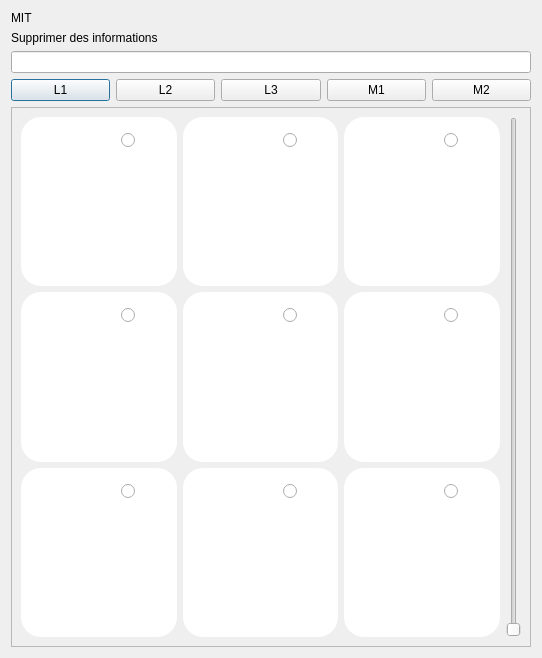
<?xml version="1.0" encoding="UTF-8"?>
<ui version="4.0">
 <class>Dialog</class>
 <widget class="QDialog" name="Dialog">
  <property name="geometry">
   <rect>
    <x>0</x>
    <y>0</y>
    <width>542</width>
    <height>658</height>
   </rect>
  </property>
  <property name="windowTitle">
   <string>Dialog</string>
  </property>
  <layout class="QHBoxLayout" name="horizontalLayout_2">
   <item>
    <layout class="QVBoxLayout" name="verticalLayout_2">
     <item>
      <widget class="QLabel" name="label_2">
       <property name="text">
        <string>MIT</string>
       </property>
      </widget>
     </item>
     <item>
      <widget class="QLabel" name="label">
       <property name="text">
        <string>Supprimer des informations</string>
       </property>
      </widget>
     </item>
     <item>
      <widget class="QLineEdit" name="lineEdit">
       <property name="styleSheet">
        <string notr="true">color: rgb(0, 0, 0);
</string>
       </property>
       <property name="text">
        <string/>
       </property>
      </widget>
     </item>
     <item>
      <layout class="QVBoxLayout" name="verticalLayout">
       <item>
        <layout class="QHBoxLayout" name="horizontalLayout">
         <item>
          <widget class="QPushButton" name="pushButton_5">
           <property name="text">
            <string>L1</string>
           </property>
          </widget>
         </item>
         <item>
          <widget class="QPushButton" name="pushButton">
           <property name="text">
            <string>L2</string>
           </property>
          </widget>
         </item>
         <item>
          <widget class="QPushButton" name="pushButton_2">
           <property name="text">
            <string>L3</string>
           </property>
          </widget>
         </item>
         <item>
          <widget class="QPushButton" name="pushButton_3">
           <property name="text">
            <string>M1</string>
           </property>
          </widget>
         </item>
         <item>
          <widget class="QPushButton" name="pushButton_4">
           <property name="text">
            <string>M2</string>
           </property>
          </widget>
         </item>
        </layout>
       </item>
       <item>
        <widget class="QScrollArea" name="scrollArea">
         <property name="widgetResizable">
          <bool>true</bool>
         </property>
         <widget class="QWidget" name="scrollAreaWidgetContents">
          <property name="geometry">
           <rect>
            <x>0</x>
            <y>0</y>
            <width>518</width>
            <height>514</height>
           </rect>
          </property>
          <layout class="QVBoxLayout" name="verticalLayout_3">
           <item>
            <layout class="QHBoxLayout" name="horizontalLayout_3">
             <item>
              <layout class="QGridLayout" name="gridLayout">
               <item row="2" column="2">
                <widget class="QWidget" name="widget_8" native="true">
                 <property name="styleSheet">
                  <string notr="true">background-color: rgb(255, 255, 255);
border-radius:20px;
</string>
                 </property>
                 <widget class="QRadioButton" name="radioButton_9">
                  <property name="geometry">
                   <rect>
                    <x>100</x>
                    <y>10</y>
                    <width>16</width>
                    <height>26</height>
                   </rect>
                  </property>
                  <property name="text">
                   <string/>
                  </property>
                 </widget>
                </widget>
               </item>
               <item row="1" column="1">
                <widget class="QWidget" name="widget_5" native="true">
                 <property name="styleSheet">
                  <string notr="true">background-color: rgb(255, 255, 255);
border-radius:20px;
</string>
                 </property>
                 <widget class="QRadioButton" name="radioButton_2">
                  <property name="geometry">
                   <rect>
                    <x>100</x>
                    <y>10</y>
                    <width>16</width>
                    <height>26</height>
                   </rect>
                  </property>
                  <property name="text">
                   <string/>
                  </property>
                 </widget>
                </widget>
               </item>
               <item row="0" column="1">
                <widget class="QWidget" name="widget_2" native="true">
                 <property name="styleSheet">
                  <string notr="true">background-color: rgb(255, 255, 255);
border-radius:20px;
</string>
                 </property>
                 <widget class="QRadioButton" name="radioButton_3">
                  <property name="geometry">
                   <rect>
                    <x>100</x>
                    <y>10</y>
                    <width>16</width>
                    <height>26</height>
                   </rect>
                  </property>
                  <property name="text">
                   <string/>
                  </property>
                 </widget>
                </widget>
               </item>
               <item row="0" column="2">
                <widget class="QWidget" name="widget_3" native="true">
                 <property name="styleSheet">
                  <string notr="true">background-color: rgb(255, 255, 255);
border-radius:20px;
</string>
                 </property>
                 <widget class="QRadioButton" name="radioButton_4">
                  <property name="geometry">
                   <rect>
                    <x>100</x>
                    <y>10</y>
                    <width>16</width>
                    <height>26</height>
                   </rect>
                  </property>
                  <property name="text">
                   <string/>
                  </property>
                 </widget>
                </widget>
               </item>
               <item row="0" column="0">
                <widget class="QWidget" name="widget" native="true">
                 <property name="styleSheet">
                  <string notr="true">background-color: rgb(255, 255, 255);
border-radius:20px;


</string>
                 </property>
                 <widget class="QRadioButton" name="radioButton">
                  <property name="geometry">
                   <rect>
                    <x>100</x>
                    <y>10</y>
                    <width>16</width>
                    <height>26</height>
                   </rect>
                  </property>
                  <property name="text">
                   <string/>
                  </property>
                 </widget>
                </widget>
               </item>
               <item row="2" column="1">
                <widget class="QWidget" name="widget_6" native="true">
                 <property name="styleSheet">
                  <string notr="true">background-color: rgb(255, 255, 255);
border-radius:20px;
</string>
                 </property>
                 <widget class="QRadioButton" name="radioButton_6">
                  <property name="geometry">
                   <rect>
                    <x>100</x>
                    <y>10</y>
                    <width>16</width>
                    <height>26</height>
                   </rect>
                  </property>
                  <property name="text">
                   <string/>
                  </property>
                 </widget>
                </widget>
               </item>
               <item row="1" column="0">
                <widget class="QWidget" name="widget_9" native="true">
                 <property name="styleSheet">
                  <string notr="true">background-color: rgb(255, 255, 255);
border-radius:20px;
</string>
                 </property>
                 <widget class="QRadioButton" name="radioButton_8">
                  <property name="geometry">
                   <rect>
                    <x>100</x>
                    <y>10</y>
                    <width>16</width>
                    <height>26</height>
                   </rect>
                  </property>
                  <property name="text">
                   <string/>
                  </property>
                 </widget>
                </widget>
               </item>
               <item row="2" column="0">
                <widget class="QWidget" name="widget_4" native="true">
                 <property name="styleSheet">
                  <string notr="true">background-color: rgb(255, 255, 255);
border-radius:20px;
</string>
                 </property>
                 <widget class="QRadioButton" name="radioButton_5">
                  <property name="geometry">
                   <rect>
                    <x>100</x>
                    <y>10</y>
                    <width>16</width>
                    <height>26</height>
                   </rect>
                  </property>
                  <property name="text">
                   <string/>
                  </property>
                 </widget>
                </widget>
               </item>
               <item row="1" column="2">
                <widget class="QWidget" name="widget_7" native="true">
                 <property name="styleSheet">
                  <string notr="true">background-color: rgb(255, 255, 255);
border-radius:20px;
</string>
                 </property>
                 <widget class="QRadioButton" name="radioButton_7">
                  <property name="geometry">
                   <rect>
                    <x>100</x>
                    <y>10</y>
                    <width>16</width>
                    <height>26</height>
                   </rect>
                  </property>
                  <property name="text">
                   <string/>
                  </property>
                 </widget>
                </widget>
               </item>
              </layout>
             </item>
             <item>
              <widget class="QSlider" name="verticalSlider">
               <property name="orientation">
                <enum>Qt::Vertical</enum>
               </property>
              </widget>
             </item>
            </layout>
           </item>
          </layout>
         </widget>
        </widget>
       </item>
      </layout>
     </item>
    </layout>
   </item>
  </layout>
 </widget>
 <tabstops>
  <tabstop>scrollArea</tabstop>
  <tabstop>pushButton</tabstop>
  <tabstop>pushButton_2</tabstop>
  <tabstop>pushButton_3</tabstop>
  <tabstop>pushButton_4</tabstop>
  <tabstop>lineEdit</tabstop>
  <tabstop>pushButton_5</tabstop>
 </tabstops>
 <resources>
  <include location="delete.jpg"/>
 </resources>
 <connections/>
</ui>
